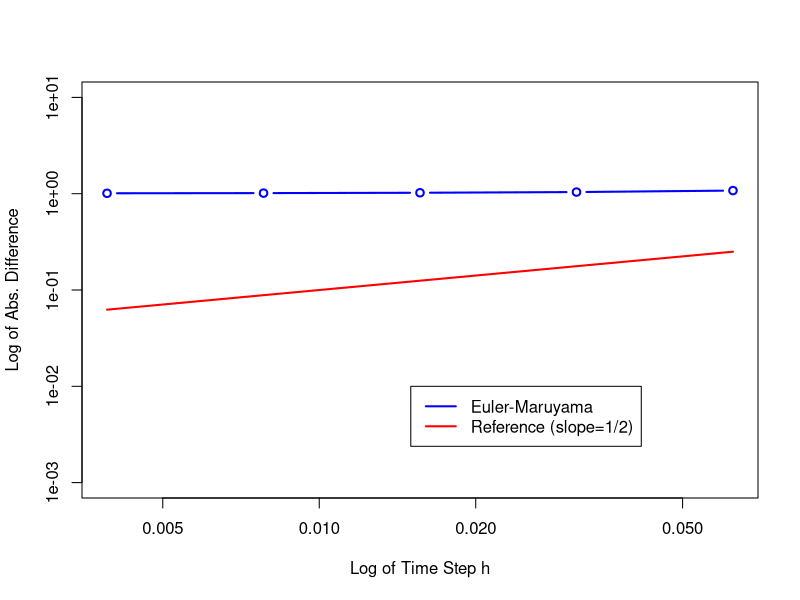
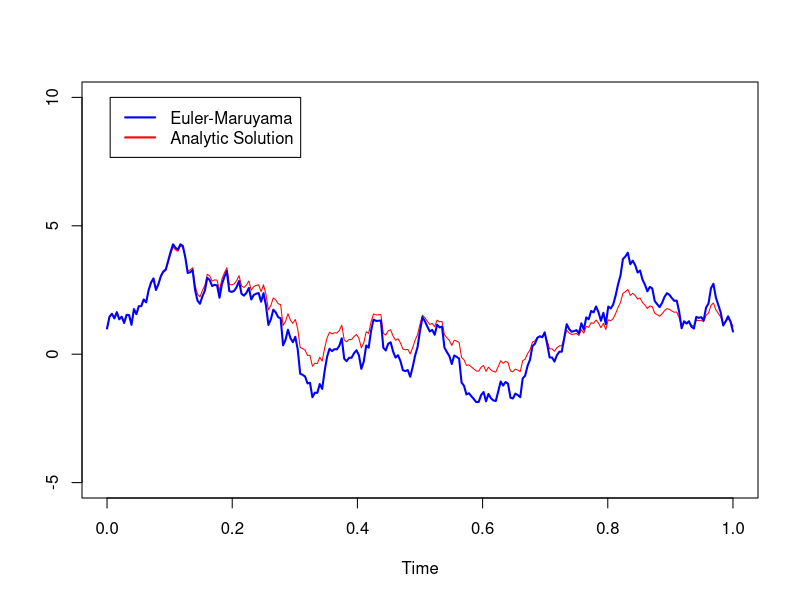

Write R code to recreate these figures, in order.
theta = 2
mu    = 0.5
Xzero = 1
sigma = 5

################## PARTE I #########################
# Fazendo os gráficos dos erros
T  = 1
N  = 2**9 # number of discrete time steps
dt = T/N
M  = 2000 # number of repetitions
P  = 5
Xerr = matrix(rep(0,M*P),ncol=P)
for(s in 1:M)
{
    dW = sqrt(dt)*rnorm(N)
    WT = sum(dW)
    
    # Analytic solution
    Xtrue = Xzero*exp(-theta*T) + mu*(1-exp(-theta*T)) + sigma*sqrt((1-exp(-2*theta*T))/(2*theta*T))*WT

    # Euler-Maruyama:
    for( p in 1:P )
    {
        R=2**p
        L=N/R
        Dt=R*dt
        Xem=Xzero
        for( j in 1:floor(L))
        {
            Winc= sum(dW[(R*(j-1)+1):(R*j)])
            Xem = Xem + theta*(mu-Xem)*Dt + sigma*Winc
        }
        Xerr[s,p]=abs(Xem-Xtrue)
    }
}

# Tirando a média do erro para cada p 
mXerr = colMeans(Xerr)

# Fazendo o gráfico
dts = c(dt*2**(1:P))
plot(dts,mXerr,ylab="Log of Abs. Difference",
     xlab="Log of Time Step h",type="b",col="blue",lwd=2,ylim=c(0.001,10),log="xy")
lines(dts,dts^(1/2),lwd=2,col="red")
legend(0.015, 1e-02, legend=c("Euler-Maruyama", "Reference (slope=1/2)"),
       col=c("blue", "red"), lty=1, lwd=2)

################## PARTE II #########################
# Fazendo os gráficos dos caminhos
p = 1
R=2**p
L=N/R
Dt=R*dt

set.seed(15) # Fazendo a semente ser 15 para dar sempre o mesmo caminho
time = seq(0,T,Dt)
dW = sqrt(dt)*rnorm(N)

# Analytic solution
XtrueV = rep(0,floor(L)+1)
XtrueV[1] = Xzero
for(j in 1:floor(L)){
    W = sum(dW[0:(R*j)])
    t = j*Dt
    XtrueV[j+1] = Xzero*exp(-theta*t) + mu*(1-exp(-theta*t)) + sigma*exp(-theta*t)*sqrt((exp(2*theta*t)-1)/(2*theta*t))*W
}

# Euler-Maruyama:
XemV = rep(0,floor(L)+1)
XemV[1]=Xzero
for(j in 1:floor(L))
{
    Winc= sum(dW[(R*(j-1)+1):(R*j)])
    XemV[j+1] = XemV[j] + Dt*theta*(mu-XemV[j]) + sigma*Winc
}
plot(time,XtrueV,ylab="",xlab="Time",type="l",col="red",ylim=c(-5,10))
lines(time,XemV,type="l",lwd=2,col="blue")
legend(0.005,10, legend=c("Euler-Maruyama", "Analytic Solution"),
       col=c("blue", "red"), lty=1, lwd=2)
